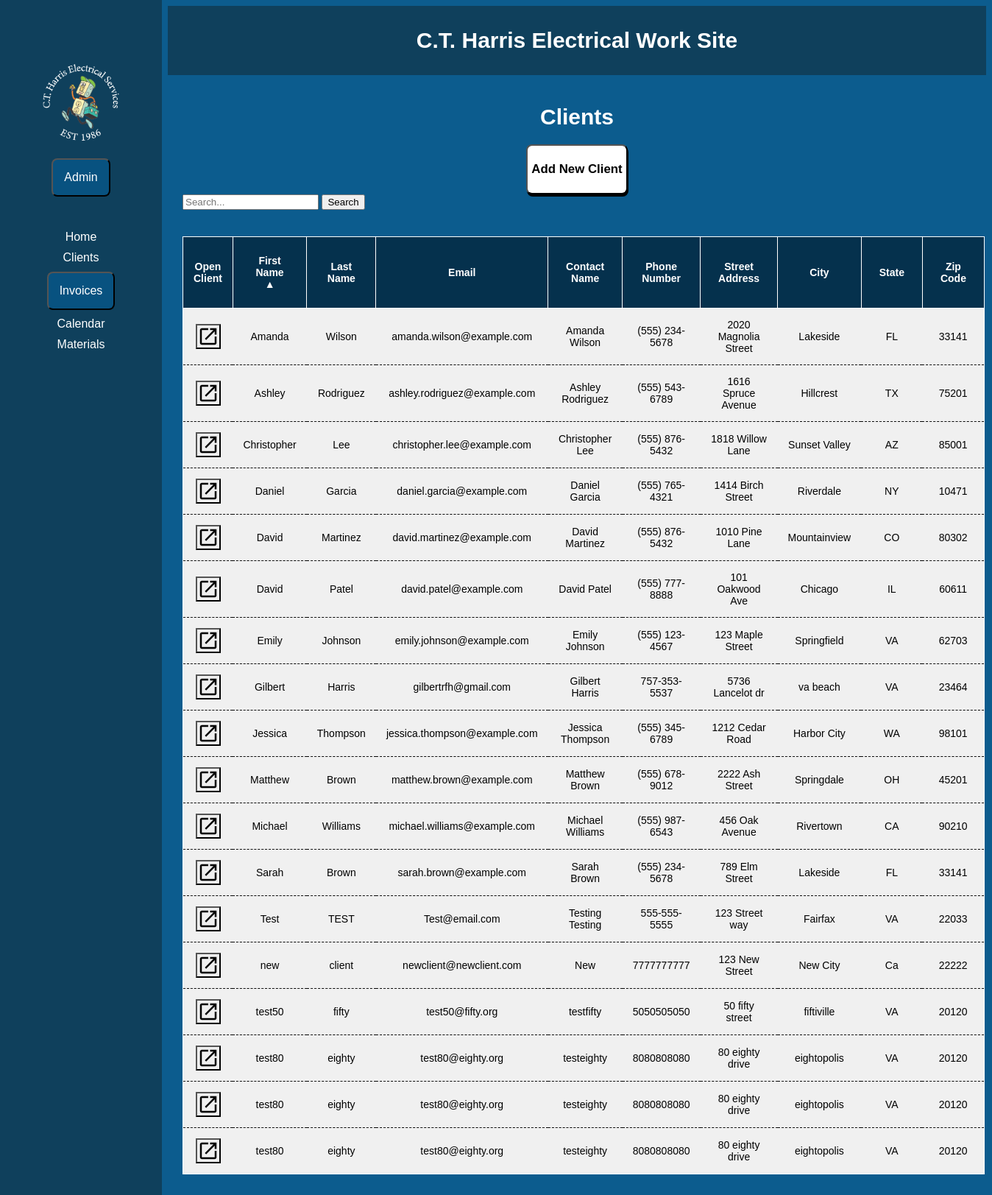
/clients/, run on the app's committed database.
### core/models.py (models this page shows, shortened)
class Client(models.Model):
    class Meta:
        app_label = 'core'
    FName = models.CharField(max_length=100)
    LName = models.CharField(max_length=100)
    email = models.EmailField()
    contact_name = models.CharField(max_length=100)
    phone_number = models.CharField(max_length=20, blank=True)
    address_street = models.CharField(max_length=255)
    address_city = models.CharField(max_length=100)
    address_state = models.CharField(max_length=100)
    address_zip = models.CharField(max_length=20, blank=True)

### core/views.py (the view)
# urls.py: path('clients/', views.client_list, name='client_list'),
def client_list(request):
    search_query = request.GET.get('search')
    if search_query:
        clients = Client.objects.filter(
            Q(FName__icontains=search_query) |
            Q(LName__icontains=search_query) |
            Q(email__icontains=search_query) |
            Q(contact_name__icontains=search_query) |
            Q(phone_number__icontains=search_query) |
            Q(address_street__icontains=search_query) |
            Q(address_city__icontains=search_query) |
            Q(address_state__icontains=search_query) |
            Q(address_zip__icontains=search_query)
        )
    else:
        sort_by = request.GET.get('sort', 'FName')
        current_order = request.session.get('current_sort_order', 'asc')
        if sort_by == request.session.get('last_sort_column'):
            current_order = 'desc' if current_order == 'asc' else 'asc'
        else:
            current_order = 'asc'
        request.session['last_sort_column'] = sort_by
        request.session['current_sort_order'] = current_order
        sort_by = f"-{sort_by}" if current_order == 'desc' else sort_by
        clients = Client.objects.all().order_by(sort_by)
    return render(request, 'client.html', {'clients': clients})

### core/templates/client.html (shortened to what this page needs)
{% extends 'base.html' %}
{% load static %}
{% block content %}
<div class="container">
    <h1>Clients</h1>
    <div style='display: flex; justify-content: space-around;'>
        <a href="{% url 'client_onboarding' %}"><button class='Option_Button' text-align="left"><h3>Add New Client</h3></button></a>
    </div>
    <form id="filter-form" method="get" action="{% url 'client_list' %}">
        <input type="text" id="search-input" name="search" placeholder="Search...">
        <button type="submit">Search</button>
    </form>
    <br>
    <br>
    <table>
        <thead>
            <tr>
                <th>Open Client</th>
                <th>
                    <a href="?sort=FName">
                        First Name
                        {% if request.session.last_sort_column == "FName" %}
                        {% if request.session.current_sort_order == "asc" %}
                            ▲
                        {% else %}
                            ▼
                        {% endif %}
                        {% endif %}
                    </a>
                </th>
                <th>
                    <a href="?sort=LName">
                        Last Name
                    </a>
                </th>
                <th>
                    <a href="?sort=email">
                        Email
                    </a>
                </th>
                <th>
                    <a href="?sort=contact_name">
                        Contact Name
                    </a>
                </th>
                <th>
                    <a href="?sort=phone_number">
                        Phone Number
                    </a>
                </th>
                <th>
                    <a href="?sort=address_street">
                        Street Address
                    </a>
                </th>
                <th>
                    <a href="?sort=address_city">
                        City
                    </a>
                </th>
                <th>
                    <a href="?sort=address_state">
                        State
                    </a>
                </th>
                <th>
                    <a href="?sort=address_zip">
                        Zip Code
                    </a>
                </th>
            </tr>
        </thead>
        <tbody>
            {% for client in clients %}
                <tr class="client-row" id="{{ client.id }}">
                    <td>
                        <a href="{% url 'client_edit' client.id %}" class="fill-div">
                            <button class="button_OpenClient" style="background-image: url({% static '/Open_In_New_Icon.svg' %}); background-position: center; background-repeat: no-repeat; background-size: contain;">
                            </button>
                        </a>
                    </td>
                    <td>{{ client.FName }}</td>
                    <td>{{ client.LName }}</td>
                    <td>{{ client.email }}</td>
                    <td>{{ client.contact_name }}</td>
                    <td>{{ client.phone_number }}</td>
                    <td>{{ client.address_street }}</td>
                    <td>{{ client.address_city }}</td>
                    <td>{{ client.address_state }}</td>
                    <td>{{ client.address_zip }}</td>
                </tr>
            {% endfor %}
        </tbody>
    </table>
</div>
{% endblock %}

### core/templates/base.html (style rules this page uses)
body { background-color: #0C5C8E; color: white; font-family: sans-serif; }
h1 { color: white; font-size: 30px; font-weight: bold; text-align: center; font-family: sans-serif; }
.container { position: relative; margin-bottom: 20px; }
table { border-collapse: collapse; width:100%; background-color:rgb(05,49,77); border: 1px solid white; }
th,td { padding: 14px; text-align: left; border-bottom: 1px solid white; font-size: 14px; }
th { text-align: center; }
.Option_Button { background-color: White; padding: 5px; color: black; border-radius: 8px; font-size: 90%; box-shadow: 1px 3px #000000; }

### core/templates/client.html (style rules this page uses)
td { text-align:center; background-color: #f0f0f0; color: #000000; border-bottom: 1px dashed black; }
th { border-left: 1px solid white; }
th a { color: white; text-decoration: none; display: block; padding: 10px; }
.button_OpenClient { padding: 15px 15px; font-size: 15px; }

### data on the page
Client: FName "Amanda", LName "Wilson", email "amanda.wilson@example.com", contact_name "Amanda Wilson", phone_number "(555) 234-5678", address_street "2020 Magnolia Street", address_city "Lakeside", address_state "FL", address_zip "33141"
Client: FName "Ashley", LName "Rodriguez", email "ashley.rodriguez@example.com", contact_name "Ashley Rodriguez", phone_number "(555) 543-6789", address_street "1616 Spruce Avenue", address_city "Hillcrest", address_state "TX", address_zip "75201"
Client: FName "Christopher", LName "Lee", email "christopher.lee@example.com", contact_name "Christopher Lee", phone_number "(555) 876-5432", address_street "1818 Willow Lane", address_city "Sunset Valley", address_state "AZ", address_zip "85001"
Client: FName "Daniel", LName "Garcia", email "daniel.garcia@example.com", contact_name "Daniel Garcia", phone_number "(555) 765-4321", address_street "1414 Birch Street", address_city "Riverdale", address_state "NY", address_zip "10471"
Client: FName "David", LName "Martinez", email "david.martinez@example.com", contact_name "David Martinez", phone_number "(555) 876-5432", address_street "1010 Pine Lane", address_city "Mountainview", address_state "CO", address_zip "80302"
Client: FName "David", LName "Patel", email "david.patel@example.com", contact_name "David Patel", phone_number "(555) 777-8888", address_street "101 Oakwood Ave", address_city "Chicago", address_state "IL", address_zip "60611"
Client: FName "Emily", LName "Johnson", email "emily.johnson@example.com", contact_name "Emily Johnson", phone_number "(555) 123-4567", address_street "123 Maple Street", address_city "Springfield", address_state "VA", address_zip "62703"
Client: FName "Gilbert", LName "Harris", email "gilbertrfh@gmail.com", contact_name "Gilbert Harris", phone_number "757-353-5537", address_street "5736 Lancelot dr", address_city "va beach", address_state "VA", address_zip "23464"
Client: FName "Jessica", LName "Thompson", email "jessica.thompson@example.com", contact_name "Jessica Thompson", phone_number "(555) 345-6789", address_street "1212 Cedar Road", address_city "Harbor City", address_state "WA", address_zip "98101"
Client: FName "Matthew", LName "Brown", email "matthew.brown@example.com", contact_name "Matthew Brown", phone_number "(555) 678-9012", address_street "2222 Ash Street", address_city "Springdale", address_state "OH", address_zip "45201"
Client: FName "Michael", LName "Williams", email "michael.williams@example.com", contact_name "Michael Williams", phone_number "(555) 987-6543", address_street "456 Oak Avenue", address_city "Rivertown", address_state "CA", address_zip "90210"
Client: FName "Sarah", LName "Brown", email "sarah.brown@example.com", contact_name "Sarah Brown", phone_number "(555) 234-5678", address_street "789 Elm Street", address_city "Lakeside", address_state "FL", address_zip "33141"
Client: FName "Test", LName "TEST", email "Test@email.com", contact_name "Testing Testing", phone_number "555-555-5555", address_street "123 Street way", address_city "Fairfax", address_state "VA", address_zip "22033"
Client: FName "new", LName "client", email "newclient@newclient.com", contact_name "New", phone_number "7777777777", address_street "123 New Street", address_city "New City", address_state "Ca", address_zip "22222"
Client: FName "test50", LName "fifty", email "test50@fifty.org", contact_name "testfifty", phone_number "5050505050", address_street "50 fifty street", address_city "fiftiville", address_state "VA", address_zip "20120"
Client: FName "test80", LName "eighty", email "test80@eighty.org", contact_name "testeighty", phone_number "8080808080", address_street "80 eighty drive", address_city "eightopolis", address_state "VA", address_zip "20120"
Client: FName "test80", LName "eighty", email "test80@eighty.org", contact_name "testeighty", phone_number "8080808080", address_street "80 eighty drive", address_city "eightopolis", address_state "VA", address_zip "20120"
Client: FName "test80", LName "eighty", email "test80@eighty.org", contact_name "testeighty", phone_number "8080808080", address_street "80 eighty drive", address_city "eightopolis", address_state "VA", address_zip "20120"
